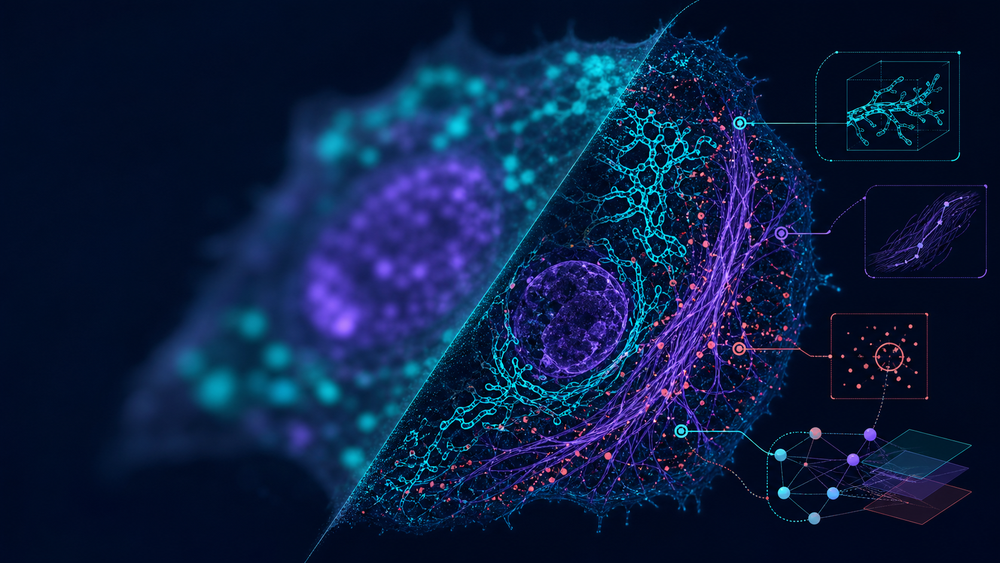
#> input picture MorphAgent_UI/MorphAgent/morphagent_ui/resources/morphagent_hero.png, 1000 x 563 px, shrunk from 1672 x 941 before the run; its folder holds only this picture in this run
$ python -i extract.py   (imports and definitions only)
#> lines starting #> are read from the running program, lines starting #| are printed output that depends on the picture; after the words box and inside, x2 and y2 are one past the last pixel; in counts of white or black regions, pixels touching at a corner belong together
def extract(img, *segmentation_masks):
    # IMPORT ALL REQUIRED PACKAGES AT THE BEGINNING OF THE FUNCTION
    import numpy as np
    from scipy import ndimage
    from skimage.filters import threshold_otsu

    # 1. Data Loading and Validation
    # Convert to float32 for processing
    arr = np.asarray(img, dtype=np.float32)

    # Check dimensionality and select Tubulin channel (Channel 1)
    # Dataset is (512, 512, 3) RGB TIFF.
    # Channel 0: Actin (Red)
    # Channel 1: Tubulin (Green) -> Target
    # Channel 2: DAPI (Blue)

    if arr.ndim == 3 and arr.shape[2] == 3:
        tubulin = arr[..., 1]
    elif arr.ndim == 2:
        # Fallback if single channel passed
        tubulin = arr
    else:
        return 0.0

    # 2. Normalization
    # Check if image is already normalized to [0, 1] or is uint8 [0, 255]
    # Previous error guidance: check max value to avoid double division
    if tubulin.max() > 1.0:
        tubulin = tubulin / 255.0

    # Clip to ensure range [0, 1]
    tubulin = np.clip(tubulin, 0.0, 1.0)

    # 3. Mask Generation (Region of Interest)
    # We want to calculate coherence only within the cellular regions, not the black background.
    # Use segmentation masks if available, otherwise generate a simple mask.
    mask = None

    # Try to use provided segmentation masks
    if len(segmentation_masks) > 0:
        # Prefer a mask that covers the cytoplasm/whole cell.
        # Usually masks are labeled integers. Convert to boolean.
        # If multiple masks, we might just take the union of all non-zero pixels from the first mask
        # assuming it's a cell mask.
        seg = segmentation_masks[0]
        if seg.shape == tubulin.shape:
            mask = seg > 0

    # Fallback: Generate mask from image if no valid external mask
    if mask is None or np.sum(mask) == 0:
        # Simple thresholding strategy
        # Gaussian blur to reduce noise before thresholding
        smooth = ndimage.gaussian_filter(tubulin, sigma=2.0)
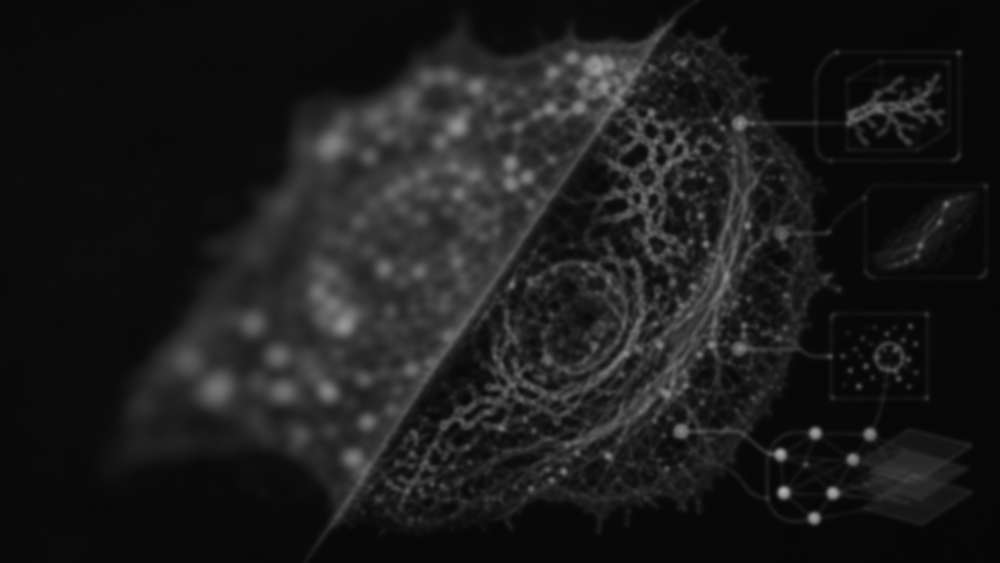
#> smooth: shape (563, 1000) float32; min 0.0254, max 0.693, mean 0.111
        try:
            thresh = threshold_otsu(smooth)
#> thresh = 0.147
            mask = smooth > thresh
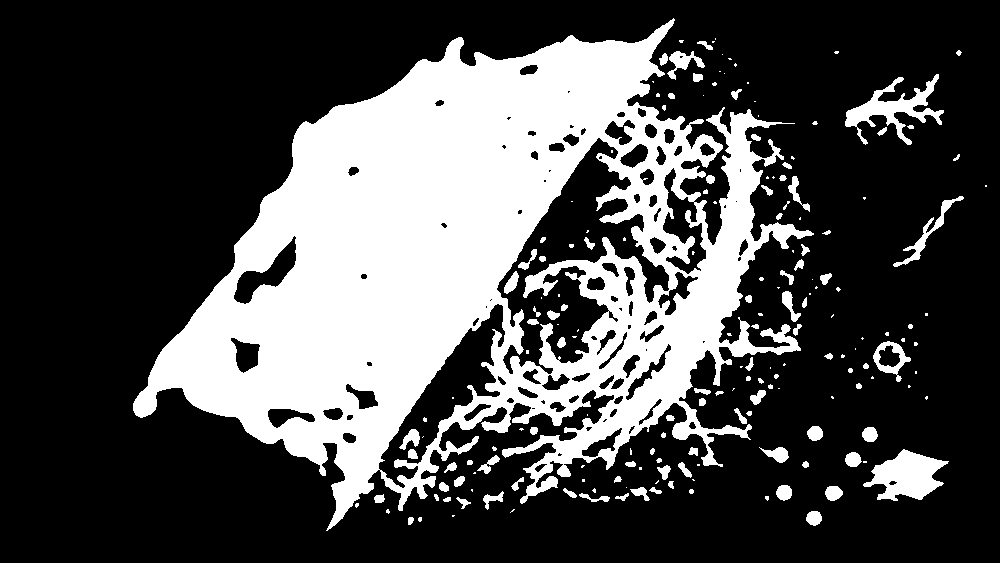
#> mask: shape (563, 1000) bool; 29.5% white; 187 white regions (89 under 20 px), largest, box (x1, y1, x2, y2) and area: (133, 18, 814, 531) 152547, (863, 449, 949, 501) 2485, (845, 74, 944, 145) 2156
        except Exception:
            # Fallback for very low contrast images or empty images
            mask = smooth > np.mean(smooth)

    # Safety check: if mask is still too small (e.g. < 1% of image), use whole image
    if np.sum(mask) < (0.01 * mask.size):
        mask = np.ones_like(tubulin, dtype=bool)

    # 4. Structure Tensor Calculation
    # Coherence is derived from the eigenvalues of the structure tensor.
    # J = [[Ix^2, IxIy], [IxIy, Iy^2]] smoothed by a window.

    # Compute gradients
    sigma_deriv = 1.0
    Ix = ndimage.gaussian_filter(tubulin, sigma=sigma_deriv, order=(0, 1))
    Iy = ndimage.gaussian_filter(tubulin, sigma=sigma_deriv, order=(1, 0))

    # Compute tensor components
    Ixx = Ix * Ix
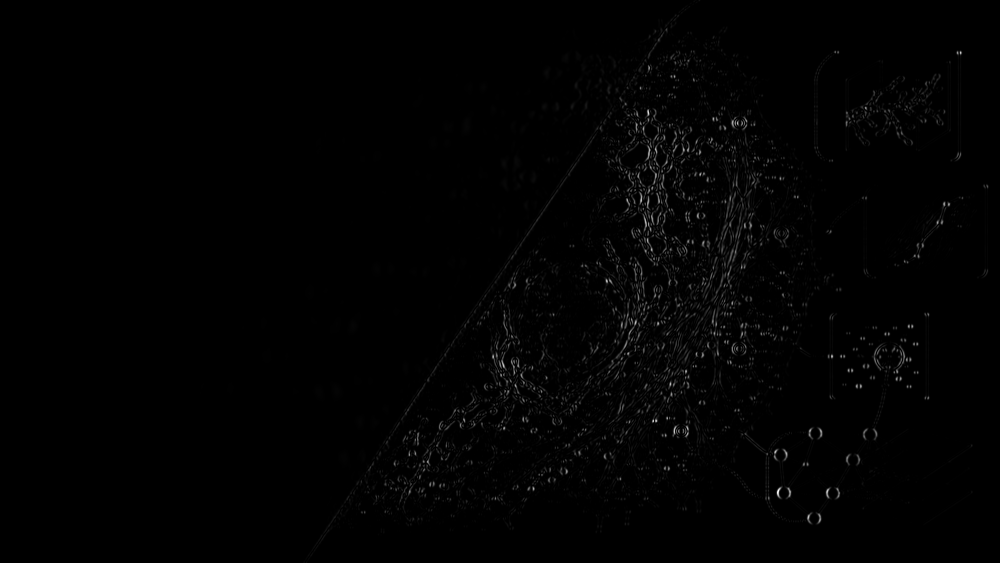
#> Ixx: shape (563, 1000) float32; min 0, max 0.0621, mean 0.000517; drawn with min black and max white
    Iyy = Iy * Iy
    Ixy = Ix * Iy

    # Smooth tensor components (integration scale)
    # This window determines the neighborhood over which orientation is averaged
    sigma_integ = 3.0
    Jxx = ndimage.gaussian_filter(Ixx, sigma=sigma_integ)
    Jyy = ndimage.gaussian_filter(Iyy, sigma=sigma_integ)
    Jxy = ndimage.gaussian_filter(Ixy, sigma=sigma_integ)
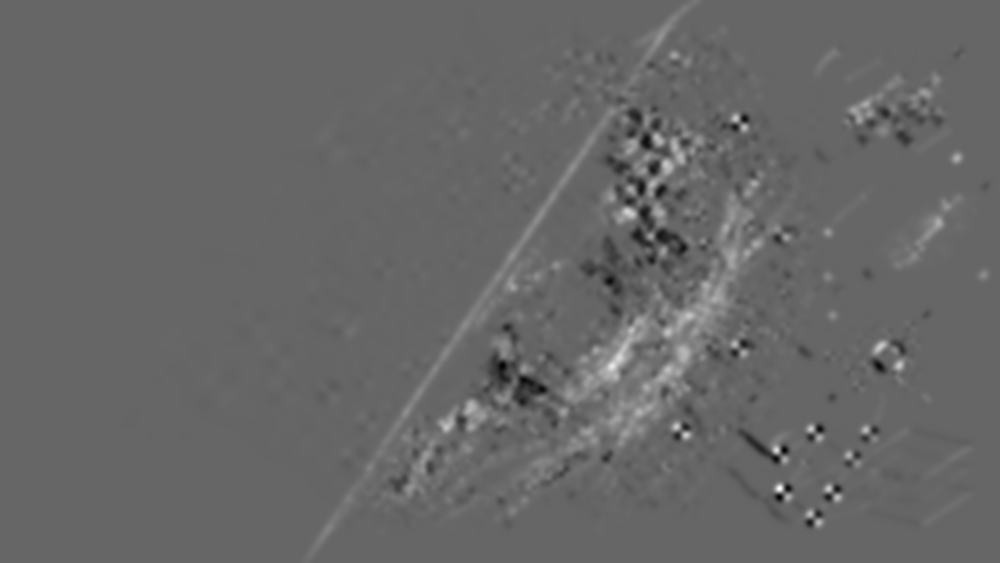
#> Jxy: shape (563, 1000) float32; min -0.00381, max 0.00572, mean 5.14e-05; drawn with min black and max white

    # 5. Eigenvalue Analysis
    # The eigenvalues of the 2x2 matrix [[Jxx, Jxy], [Jxy, Jyy]] are:
    # lambda1,2 = 0.5 * ( (Jxx + Jyy) +/- sqrt((Jxx - Jyy)^2 + 4*Jxy^2) )
    # Coherence = (lambda1 - lambda2) / (lambda1 + lambda2) ^ 2  <-- There are various definitions.
    # A common definition for local coherence (anisotropy) is:
    # C = sqrt((Jxx - Jyy)^2 + 4*Jxy^2) / (Jxx + Jyy)
    # This ranges from 0 (isotropic) to 1 (perfectly oriented 1D structure).

    # Trace = Jxx + Jyy
    trace = Jxx + Jyy
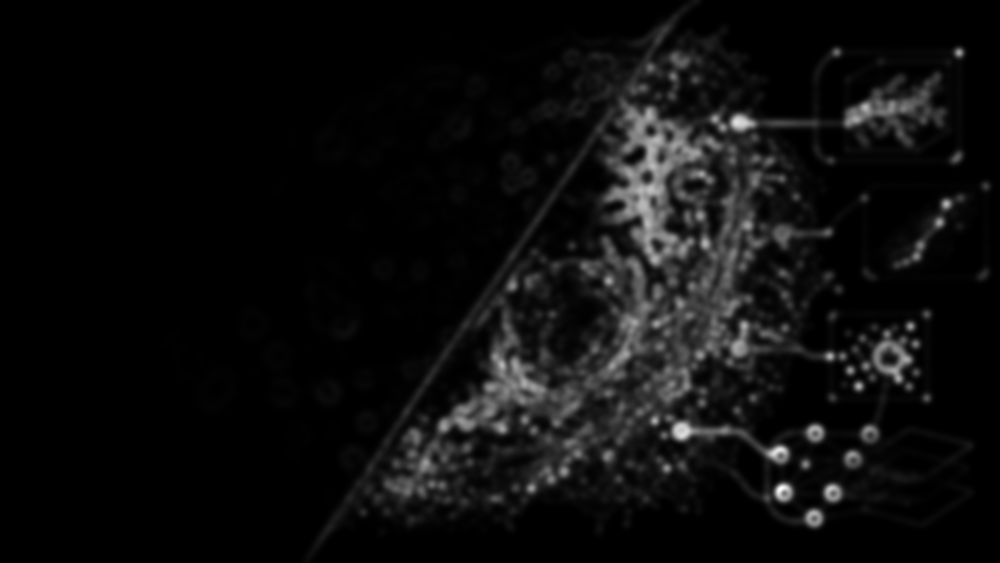
#> trace: shape (563, 1000) float32; min 5.56e-08, max 0.0195, mean 0.00103; drawn with min black and max white

    # Difference of eigenvalues (discriminant part)
    diff = np.sqrt((Jxx - Jyy)**2 + 4 * Jxy**2)
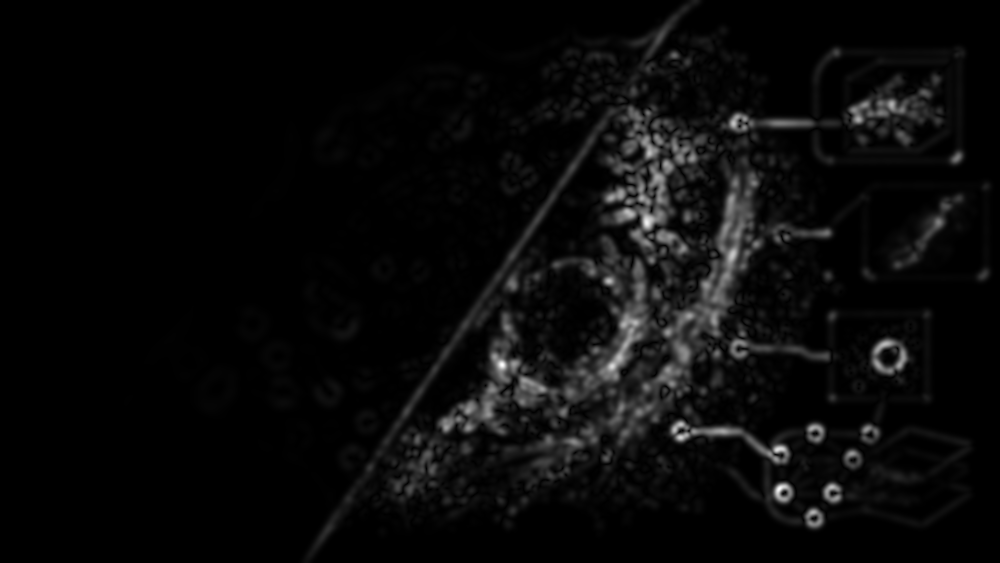
#> diff: shape (563, 1000) float32; min 1.1e-10, max 0.0116, mean 0.000452; drawn with min black and max white

    # Avoid division by zero
    epsilon = 1e-7
    coherence_map = diff / (trace + epsilon)
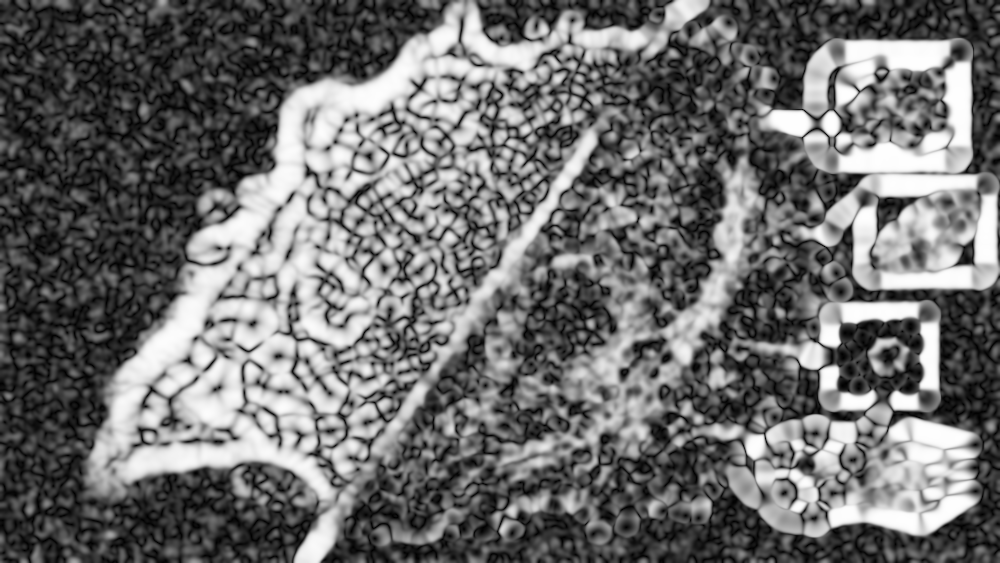
#> coherence_map: shape (563, 1000) float32; min 0.000173, max 1, mean 0.43

    # 6. Aggregation
    # We want the "global coherence". We average the local coherence values
    # within the masked region.

    # Apply mask
    valid_coherence = coherence_map[mask]

    if valid_coherence.size == 0:
        return 0.0

    # Calculate mean coherence
    # We use nanmean just in case of any numerical instability
    global_coherence = np.nanmean(valid_coherence)
#> global_coherence = 0.559

    return float(global_coherence)

>>> import cv2
>>> picture = cv2.imread('../../../../../../MorphAgent_UI/MorphAgent/morphagent_ui/resources/morphagent_hero.png', cv2.IMREAD_GRAYSCALE)
>>> result = extract(picture)
#> result = 0.559
